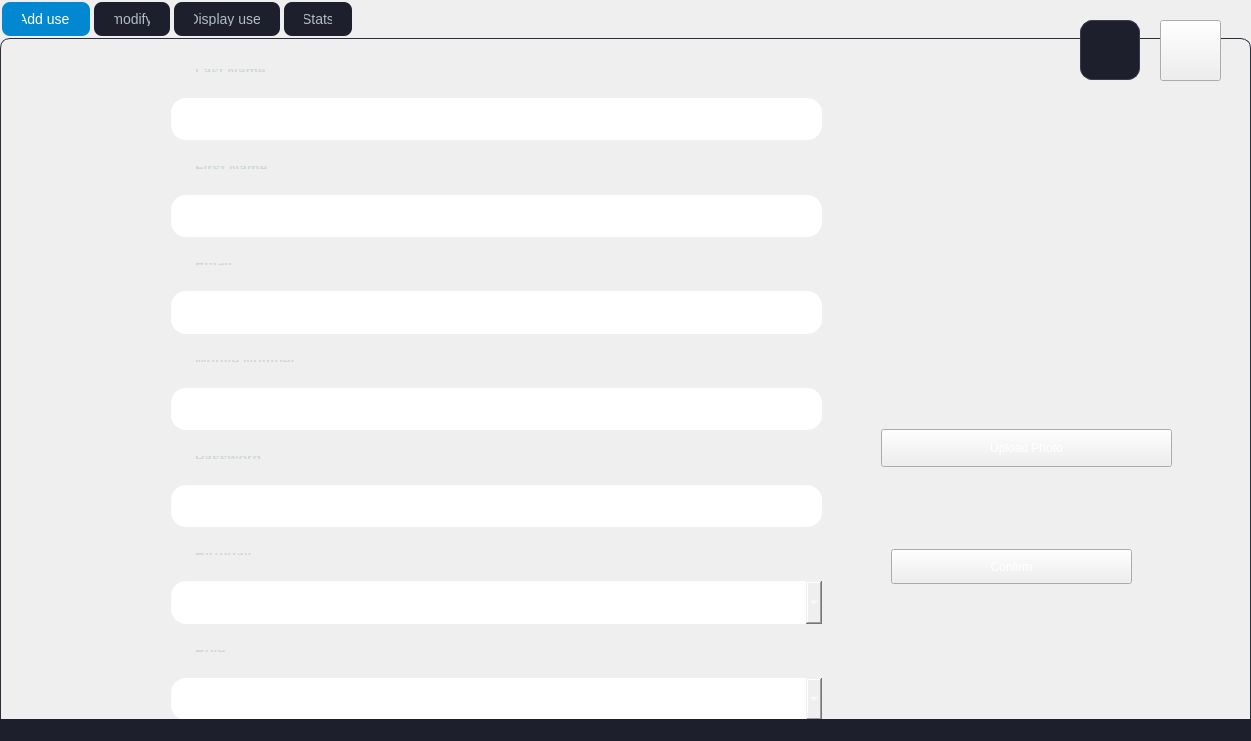
<?xml version="1.0" encoding="UTF-8"?>
<ui version="4.0">
 <class>MainWindow</class>
 <widget class="QMainWindow" name="MainWindow">
  <property name="geometry">
   <rect>
    <x>0</x>
    <y>0</y>
    <width>1251</width>
    <height>741</height>
   </rect>
  </property>
  <property name="windowTitle">
   <string>MainWindow</string>
  </property>
  <property name="styleSheet">
   <string notr="true">background: linear-gradient(135deg, #0F111A 0%, #1A1C2A 100%);
color: #FFFFFF;</string>
  </property>
  <widget class="QWidget" name="centralwidget">
   <widget class="QTabWidget" name="tabWidget">
    <property name="geometry">
     <rect>
      <x>0</x>
      <y>0</y>
      <width>1251</width>
      <height>741</height>
     </rect>
    </property>
    <property name="styleSheet">
     <string notr="true">QTabWidget::pane {
 background: linear-gradient(135deg, #0F111A 0%, #1A1C2A 100%);
 border: 1px solid #2A2D3A;
 border-radius: 10px;
}
QTabBar::tab {
 background: #1E1F2D;
 color: #B0BEC5;
 padding: 10px 20px;
 margin: 2px;
 border-radius: 8px;
 font-size: 14px;
}
QTabBar::tab:selected {
 background: #0288D1;
 color: #FFFFFF;
}
QTabBar::tab:hover {
 background: #2A2D3A;
}</string>
    </property>
    <property name="currentIndex">
     <number>0</number>
    </property>
    <widget class="QWidget" name="tab">
     <attribute name="title">
      <string>Add user</string>
     </attribute>
     <widget class="QWidget" name="widget" native="true">
      <property name="geometry">
       <rect>
        <x>170</x>
        <y>10</y>
        <width>651</width>
        <height>671</height>
       </rect>
      </property>
      <property name="styleSheet">
       <string notr="true">background: linear-gradient(145deg, #141821 0%, #1E1F2D 100%);
color: #FFFFFF;
font-family: 'Segoe UI', Arial, sans-serif;
font-size: 12px;
border-radius: 15px;
padding: 20px;
box-shadow: 0 4px 15px rgba(0, 0, 0, 0.3);</string>
      </property>
      <layout class="QGridLayout" name="gridLayout_3">
       <item row="0" column="0">
        <widget class="QLabel" name="label_3">
         <property name="styleSheet">
          <string notr="true">color: #CFD8DC;
font-size: 14px;
font-weight: 500;</string>
         </property>
         <property name="text">
          <string>Last Name</string>
         </property>
        </widget>
       </item>
       <item row="11" column="0">
        <widget class="QDateEdit" name="birthday">
         <property name="styleSheet">
          <string notr="true">background: #1E1F2D;
border: 1px solid #3A3D4A;
border-radius: 8px;
padding: 8px 12px;
font-size: 14px;
color: #FFFFFF;
}
QDateEdit::drop-down {
 width: 20px;
}
QDateEdit:focus {
 border-color: #0288D1;
 box-shadow: 0 0 5px rgba(2, 136, 209, 0.5);
}</string>
         </property>
         <property name="calendarPopup">
          <bool>true</bool>
         </property>
        </widget>
       </item>
       <item row="5" column="0">
        <widget class="QLineEdit" name="email">
         <property name="styleSheet">
          <string notr="true">background: #1E1F2D;
border: 1px solid #3A3D4A;
border-radius: 8px;
padding: 8px 12px;
font-size: 14px;
color: #FFFFFF;
transition: border-color 0.3s;
}
QLineEdit:focus {
 border-color: #0288D1;
 box-shadow: 0 0 5px rgba(2, 136, 209, 0.5);
}</string>
         </property>
        </widget>
       </item>
       <item row="1" column="0">
        <widget class="QLineEdit" name="nom">
         <property name="styleSheet">
          <string notr="true">background: #1E1F2D;
border: 1px solid #3A3D4A;
border-radius: 8px;
padding: 8px 12px;
font-size: 14px;
color: #FFFFFF;
transition: border-color 0.3s;
}
QLineEdit:focus {
 border-color: #0288D1;
 box-shadow: 0 0 5px rgba(2, 136, 209, 0.5);
}</string>
         </property>
        </widget>
       </item>
       <item row="4" column="0">
        <widget class="QLabel" name="label_5">
         <property name="styleSheet">
          <string notr="true">color: #CFD8DC;
font-size: 14px;
font-weight: 500;</string>
         </property>
         <property name="text">
          <string>Email</string>
         </property>
        </widget>
       </item>
       <item row="6" column="0">
        <widget class="QLabel" name="label_6">
         <property name="styleSheet">
          <string notr="true">color: #CFD8DC;
font-size: 14px;
font-weight: 500;</string>
         </property>
         <property name="text">
          <string>Mobile Number</string>
         </property>
        </widget>
       </item>
       <item row="3" column="0">
        <widget class="QLineEdit" name="prenom">
         <property name="styleSheet">
          <string notr="true">background: #1E1F2D;
border: 1px solid #3A3D4A;
border-radius: 8px;
padding: 8px 12px;
font-size: 14px;
color: #FFFFFF;
transition: border-color 0.3s;
}
QLineEdit:focus {
 border-color: #0288D1;
 box-shadow: 0 0 5px rgba(2, 136, 209, 0.5);
}</string>
         </property>
        </widget>
       </item>
       <item row="12" column="0">
        <widget class="QLabel" name="label_9">
         <property name="styleSheet">
          <string notr="true">color: #CFD8DC;
font-size: 14px;
font-weight: 500;</string>
         </property>
         <property name="text">
          <string>Role</string>
         </property>
        </widget>
       </item>
       <item row="8" column="0">
        <widget class="QLabel" name="label_7">
         <property name="styleSheet">
          <string notr="true">color: #CFD8DC;
font-size: 14px;
font-weight: 500;</string>
         </property>
         <property name="text">
          <string>Password</string>
         </property>
        </widget>
       </item>
       <item row="10" column="0">
        <widget class="QLabel" name="label_8">
         <property name="styleSheet">
          <string notr="true">color: #CFD8DC;
font-size: 14px;
font-weight: 500;</string>
         </property>
         <property name="text">
          <string>Birthday</string>
         </property>
        </widget>
       </item>
       <item row="2" column="0">
        <widget class="QLabel" name="label_4">
         <property name="styleSheet">
          <string notr="true">color: #CFD8DC;
font-size: 14px;
font-weight: 500;</string>
         </property>
         <property name="text">
          <string>First Name</string>
         </property>
        </widget>
       </item>
       <item row="9" column="0">
        <widget class="QLineEdit" name="password">
         <property name="styleSheet">
          <string notr="true">background: #1E1F2D;
border: 1px solid #3A3D4A;
border-radius: 8px;
padding: 8px 12px;
font-size: 14px;
color: #FFFFFF;
transition: border-color 0.3s;
}
QLineEdit:focus {
 border-color: #0288D1;
 box-shadow: 0 0 5px rgba(2, 136, 209, 0.5);
}</string>
         </property>
         <property name="echoMode">
          <enum>QLineEdit::EchoMode::Password</enum>
         </property>
        </widget>
       </item>
       <item row="7" column="0">
        <widget class="QLineEdit" name="number">
         <property name="styleSheet">
          <string notr="true">background: #1E1F2D;
border: 1px solid #3A3D4A;
border-radius: 8px;
padding: 8px 12px;
font-size: 14px;
color: #FFFFFF;
transition: border-color 0.3s;
}
QLineEdit:focus {
 border-color: #0288D1;
 box-shadow: 0 0 5px rgba(2, 136, 209, 0.5);
}</string>
         </property>
        </widget>
       </item>
       <item row="13" column="0">
        <widget class="QComboBox" name="Role">
         <property name="styleSheet">
          <string notr="true">background: #1E1F2D;
border: 1px solid #3A3D4A;
border-radius: 8px;
padding: 8px 12px;
font-size: 14px;
color: #FFFFFF;
}
QComboBox::drop-down {
 width: 20px;
}
QComboBox:focus {
 border-color: #0288D1;
 box-shadow: 0 0 5px rgba(2, 136, 209, 0.5);
}
QComboBox QAbstractItemView {
 background: #1E1F2D;
 color: #FFFFFF;
 selection-background-color: #0288D1;
}</string>
         </property>
         <item>
          <property name="text">
           <string>Admin</string>
          </property>
         </item>
         <item>
          <property name="text">
           <string>Employee</string>
          </property>
         </item>
         <item>
          <property name="text">
           <string>Coach</string>
          </property>
         </item>
        </widget>
       </item>
      </layout>
     </widget>
     <widget class="QPushButton" name="button1">
      <property name="geometry">
       <rect>
        <x>890</x>
        <y>510</y>
        <width>241</width>
        <height>35</height>
       </rect>
      </property>
      <property name="styleSheet">
       <string notr="true">background: linear-gradient(45deg, #0288D1 0%, #03A9F4 100%);
color: #FFFFFF;
font-size: 14px;
font-weight: 500;
border-radius: 8px;
padding: 10px 20px;
margin: 10px 15px;
transition: background 0.3s, transform 0.2s;
}
QPushButton:hover {
 background: linear-gradient(45deg, #03A9F4 0%, #4FC3F7 100%);
 transform: scale(1.05);
}
QPushButton:pressed {
 background: linear-gradient(45deg, #01579B 0%, #0288D1 100%);
 transform: scale(0.95);
}</string>
      </property>
      <property name="text">
       <string>Confirm</string>
      </property>
     </widget>
     <widget class="QPushButton" name="uploadPhotoButton">
      <property name="geometry">
       <rect>
        <x>880</x>
        <y>390</y>
        <width>291</width>
        <height>38</height>
       </rect>
      </property>
      <property name="styleSheet">
       <string notr="true">background: linear-gradient(45deg, #0288D1 0%, #03A9F4 100%);
color: #FFFFFF;
font-size: 14px;
font-weight: 500;
border-radius: 8px;
padding: 10px 20px;
margin: 10px 15px;
transition: background 0.3s, transform 0.2s;
}
QPushButton:hover {
 background: linear-gradient(45deg, #03A9F4 0%, #4FC3F7 100%);
 transform: scale(1.05);
}
QPushButton:pressed {
 background: linear-gradient(45deg, #01579B 0%, #0288D1 100%);
 transform: scale(0.95);
}</string>
      </property>
      <property name="text">
       <string>Upload Photo</string>
      </property>
     </widget>
    </widget>
    <widget class="QWidget" name="tab_2">
     <attribute name="title">
      <string>modify</string>
     </attribute>
     <widget class="QWidget" name="widget_2" native="true">
      <property name="geometry">
       <rect>
        <x>120</x>
        <y>0</y>
        <width>651</width>
        <height>661</height>
       </rect>
      </property>
      <property name="styleSheet">
       <string notr="true">background: linear-gradient(145deg, #141821 0%, #1E1F2D 100%);
color: #FFFFFF;
font-family: 'Segoe UI', Arial, sans-serif;
font-size: 12px;
border-radius: 15px;
padding: 20px;
box-shadow: 0 4px 15px rgba(0, 0, 0, 0.3);</string>
      </property>
      <layout class="QGridLayout" name="gridLayout_4">
       <item row="0" column="0">
        <widget class="QLabel" name="label_10">
         <property name="styleSheet">
          <string notr="true">color: #CFD8DC;
font-size: 14px;
font-weight: 500;</string>
         </property>
         <property name="text">
          <string>Last Name</string>
         </property>
        </widget>
       </item>
       <item row="1" column="0">
        <widget class="QLineEdit" name="lineEdit_3">
         <property name="styleSheet">
          <string notr="true">background: #1E1F2D;
border: 1px solid #3A3D4A;
border-radius: 8px;
padding: 8px 12px;
font-size: 14px;
color: #FFFFFF;
transition: border-color 0.3s;
}
QLineEdit:focus {
 border-color: #0288D1;
 box-shadow: 0 0 5px rgba(2, 136, 209, 0.5);
}</string>
         </property>
        </widget>
       </item>
       <item row="2" column="0">
        <widget class="QLabel" name="label_11">
         <property name="styleSheet">
          <string notr="true">color: #CFD8DC;
font-size: 14px;
font-weight: 500;</string>
         </property>
         <property name="text">
          <string>First Name</string>
         </property>
        </widget>
       </item>
       <item row="3" column="0">
        <widget class="QLineEdit" name="lineEdit_4">
         <property name="styleSheet">
          <string notr="true">background: #1E1F2D;
border: 1px solid #3A3D4A;
border-radius: 8px;
padding: 8px 12px;
font-size: 14px;
color: #FFFFFF;
transition: border-color 0.3s;
}
QLineEdit:focus {
 border-color: #0288D1;
 box-shadow: 0 0 5px rgba(2, 136, 209, 0.5);
}</string>
         </property>
        </widget>
       </item>
       <item row="4" column="0">
        <widget class="QLabel" name="label_12">
         <property name="styleSheet">
          <string notr="true">color: #CFD8DC;
font-size: 14px;
font-weight: 500;</string>
         </property>
         <property name="text">
          <string>Email</string>
         </property>
        </widget>
       </item>
       <item row="5" column="0">
        <widget class="QLineEdit" name="lineEdit_6">
         <property name="styleSheet">
          <string notr="true">background: #1E1F2D;
border: 1px solid #3A3D4A;
border-radius: 8px;
padding: 8px 12px;
font-size: 14px;
color: #FFFFFF;
transition: border-color 0.3s;
}
QLineEdit:focus {
 border-color: #0288D1;
 box-shadow: 0 0 5px rgba(2, 136, 209, 0.5);
}</string>
         </property>
        </widget>
       </item>
       <item row="6" column="0">
        <widget class="QLabel" name="label_13">
         <property name="styleSheet">
          <string notr="true">color: #CFD8DC;
font-size: 14px;
font-weight: 500;</string>
         </property>
         <property name="text">
          <string>Mobile Number</string>
         </property>
        </widget>
       </item>
       <item row="7" column="0">
        <widget class="QLineEdit" name="lineEdit_8">
         <property name="styleSheet">
          <string notr="true">background: #1E1F2D;
border: 1px solid #3A3D4A;
border-radius: 8px;
padding: 8px 12px;
font-size: 14px;
color: #FFFFFF;
transition: border-color 0.3s;
}
QLineEdit:focus {
 border-color: #0288D1;
 box-shadow: 0 0 5px rgba(2, 136, 209, 0.5);
}</string>
         </property>
        </widget>
       </item>
       <item row="8" column="0">
        <widget class="QLabel" name="label_14">
         <property name="styleSheet">
          <string notr="true">color: #CFD8DC;
font-size: 14px;
font-weight: 500;</string>
         </property>
         <property name="text">
          <string>Password</string>
         </property>
        </widget>
       </item>
       <item row="9" column="0">
        <widget class="QLineEdit" name="lineEdit_7">
         <property name="styleSheet">
          <string notr="true">background: #1E1F2D;
border: 1px solid #3A3D4A;
border-radius: 8px;
padding: 8px 12px;
font-size: 14px;
color: #FFFFFF;
transition: border-color 0.3s;
}
QLineEdit:focus {
 border-color: #0288D1;
 box-shadow: 0 0 5px rgba(2, 136, 209, 0.5);
}</string>
         </property>
         <property name="echoMode">
          <enum>QLineEdit::EchoMode::Password</enum>
         </property>
        </widget>
       </item>
       <item row="10" column="0">
        <widget class="QLabel" name="label_15">
         <property name="styleSheet">
          <string notr="true">color: #CFD8DC;
font-size: 14px;
font-weight: 500;</string>
         </property>
         <property name="text">
          <string>Birthday</string>
         </property>
        </widget>
       </item>
       <item row="11" column="0">
        <widget class="QDateEdit" name="dateEdit">
         <property name="styleSheet">
          <string notr="true">background: #1E1F2D;
border: 1px solid #3A3D4A;
border-radius: 8px;
padding: 8px 12px;
font-size: 14px;
color: #FFFFFF;
}
QDateEdit::drop-down {
 width: 20px;
}
QDateEdit:focus {
 border-color: #0288D1;
 box-shadow: 0 0 5px rgba(2, 136, 209, 0.5);
}</string>
         </property>
         <property name="calendarPopup">
          <bool>true</bool>
         </property>
        </widget>
       </item>
       <item row="12" column="0">
        <widget class="QLabel" name="label_16">
         <property name="styleSheet">
          <string notr="true">color: #CFD8DC;
font-size: 14px;
font-weight: 500;</string>
         </property>
         <property name="text">
          <string>Role</string>
         </property>
        </widget>
       </item>
       <item row="13" column="0">
        <widget class="QComboBox" name="comboBox_3">
         <property name="styleSheet">
          <string notr="true">background: #1E1F2D;
border: 1px solid #3A3D4A;
border-radius: 8px;
padding: 8px 12px;
font-size: 14px;
color: #FFFFFF;
}
QComboBox::drop-down {
 width: 20px;
}
QComboBox:focus {
 border-color: #0288D1;
 box-shadow: 0 0 5px rgba(2, 136, 209, 0.5);
}
QComboBox QAbstractItemView {
 background: #1E1F2D;
 color: #FFFFFF;
 selection-background-color: #0288D1;
}</string>
         </property>
         <item>
          <property name="text">
           <string>Admin</string>
          </property>
         </item>
         <item>
          <property name="text">
           <string>Coach</string>
          </property>
         </item>
         <item>
          <property name="text">
           <string>Employee</string>
          </property>
         </item>
        </widget>
       </item>
       <item row="15" column="0">
        <widget class="QPushButton" name="pushButton_2">
         <property name="styleSheet">
          <string notr="true">background: linear-gradient(45deg, #0288D1 0%, #03A9F4 100%);
color: #FFFFFF;
font-size: 14px;
font-weight: 500;
border-radius: 8px;
padding: 10px 20px;
margin: 10px 15px;
transition: background 0.3s, transform 0.2s;
}
QPushButton:hover {
 background: linear-gradient(45deg, #03A9F4 0%, #4FC3F7 100%);
 transform: scale(1.05);
}
QPushButton:pressed {
 background: linear-gradient(45deg, #01579B 0%, #0288D1 100%);
 transform: scale(0.95);
}</string>
         </property>
         <property name="text">
          <string>modify</string>
         </property>
        </widget>
       </item>
       <item row="16" column="0">
        <widget class="QPushButton" name="modifyUploadPhotoButton">
         <property name="styleSheet">
          <string notr="true">background: linear-gradient(45deg, #0288D1 0%, #03A9F4 100%);
color: #FFFFFF;
font-size: 14px;
font-weight: 500;
border-radius: 8px;
padding: 10px 20px;
margin: 10px 15px;
transition: background 0.3s, transform 0.2s;
}
QPushButton:hover {
 background: linear-gradient(45deg, #03A9F4 0%, #4FC3F7 100%);
 transform: scale(1.05);
}
QPushButton:pressed {
 background: linear-gradient(45deg, #01579B 0%, #0288D1 100%);
 transform: scale(0.95);
}</string>
         </property>
         <property name="text">
          <string>Upload Photo</string>
         </property>
        </widget>
       </item>
      </layout>
     </widget>
    </widget>
    <widget class="QWidget" name="tab_4">
     <attribute name="title">
      <string>Display user</string>
     </attribute>
     <widget class="QTableView" name="tableView_3">
      <property name="geometry">
       <rect>
        <x>100</x>
        <y>100</y>
        <width>701</width>
        <height>421</height>
       </rect>
      </property>
      <property name="styleSheet">
       <string notr="true">background: #1E1F2D;
border: 1px solid #3A3D4A;
border-radius: 10px;
color: #FFFFFF;
}
QTableView::item {
 padding: 8px;
}
QTableView::item:selected {
 background: #0288D1;
 color: #FFFFFF;
}
QHeaderView::section {
 background: #2A2D3A;
 color: #CFD8DC;
 padding: 8px;
 border: 1px solid #3A3D4A;
}</string>
      </property>
     </widget>
     <widget class="QLabel" name="photoLabel">
      <property name="geometry">
       <rect>
        <x>820</x>
        <y>100</y>
        <width>200</width>
        <height>200</height>
       </rect>
      </property>
      <property name="styleSheet">
       <string notr="true">background: #1E1F2D;
border: 1px solid #3A3D4A;
border-radius: 12px;
box-shadow: 0 4px 10px rgba(0, 0, 0, 0.2);</string>
      </property>
      <property name="text">
       <string/>
      </property>
      <property name="scaledContents">
       <bool>true</bool>
      </property>
     </widget>
     <widget class="QFrame" name="frame_5">
      <property name="geometry">
       <rect>
        <x>340</x>
        <y>30</y>
        <width>331</width>
        <height>61</height>
       </rect>
      </property>
      <property name="styleSheet">
       <string notr="true">background: linear-gradient(145deg, #1E1F2D 0%, #2A2D3A 100%);
border-radius: 10px;
box-shadow: 0 4px 10px rgba(0, 0, 0, 0.2);</string>
      </property>
      <property name="frameShape">
       <enum>QFrame::Shape::StyledPanel</enum>
      </property>
      <property name="frameShadow">
       <enum>QFrame::Shadow::Raised</enum>
      </property>
      <widget class="QLineEdit" name="lineEdit_10">
       <property name="geometry">
        <rect>
         <x>10</x>
         <y>10</y>
         <width>211</width>
         <height>41</height>
        </rect>
       </property>
       <property name="styleSheet">
        <string notr="true">background: #2A2D3A;
border: 1px solid #3A3D4A;
border-radius: 8px;
padding: 8px 12px;
font-size: 14px;
color: #FFFFFF;
transition: border-color 0.3s;
}
QLineEdit:focus {
 border-color: #0288D1;
 box-shadow: 0 0 5px rgba(2, 136, 209, 0.5);
}</string>
       </property>
      </widget>
      <widget class="QLabel" name="label_20">
       <property name="geometry">
        <rect>
         <x>300</x>
         <y>20</y>
         <width>18</width>
         <height>18</height>
        </rect>
       </property>
       <property name="styleSheet">
        <string notr="true">transition: transform 0.2s;
}
QLabel:hover {
 transform: scale(1.2);
}</string>
       </property>
       <property name="text">
        <string/>
       </property>
       <property name="pixmap">
        <pixmap>../../../../../Pictures/proj QT/trier.png</pixmap>
       </property>
       <property name="scaledContents">
        <bool>true</bool>
       </property>
      </widget>
      <widget class="QPushButton" name="searchButton">
       <property name="geometry">
        <rect>
         <x>240</x>
         <y>20</y>
         <width>80</width>
         <height>24</height>
        </rect>
       </property>
       <property name="styleSheet">
        <string notr="true">background: linear-gradient(45deg, #0288D1 0%, #03A9F4 100%);
color: #FFFFFF;
font-size: 14px;
font-weight: 500;
border-radius: 8px;
padding: 6px;
transition: background 0.3s, transform 0.2s;
}
QPushButton:hover {
 background: linear-gradient(45deg, #03A9F4 0%, #4FC3F7 100%);
 transform: scale(1.05);
}
QPushButton:pressed {
 background: linear-gradient(45deg, #01579B 0%, #0288D1 100%);
 transform: scale(0.95);
}</string>
       </property>
       <property name="text">
        <string>search</string>
       </property>
      </widget>
     </widget>
     <widget class="QPushButton" name="pushButton_3">
      <property name="geometry">
       <rect>
        <x>720</x>
        <y>540</y>
        <width>83</width>
        <height>29</height>
       </rect>
      </property>
      <property name="styleSheet">
       <string notr="true">background: linear-gradient(45deg, #D32F2F 0%, #F44336 100%);
color: #FFFFFF;
font-size: 14px;
font-weight: 500;
border-radius: 8px;
padding: 8px;
transition: background 0.3s, transform 0.2s;
}
QPushButton:hover {
 background: linear-gradient(45deg, #F44336 0%, #EF5350 100%);
 transform: scale(1.05);
}
QPushButton:pressed {
 background: linear-gradient(45deg, #B71C1C 0%, #D32F2F 100%);
 transform: scale(0.95);
}</string>
      </property>
      <property name="text">
       <string>Delete</string>
      </property>
     </widget>
     <widget class="QPushButton" name="pdfButton">
      <property name="geometry">
       <rect>
        <x>130</x>
        <y>40</y>
        <width>80</width>
        <height>24</height>
       </rect>
      </property>
      <property name="styleSheet">
       <string notr="true">background: linear-gradient(45deg, #7B1FA2 0%, #9C27B0 100%);
color: #FFFFFF;
font-size: 14px;
font-weight: 500;
border-radius: 8px;
padding: 6px;
transition: background 0.3s, transform 0.2s;
}
QPushButton:hover {
 background: linear-gradient(45deg, #9C27B0 0%, #AB47BC 100%);
 transform: scale(1.05);
}
QPushButton:pressed {
 background: linear-gradient(45deg, #4A148C 0%, #7B1FA2 100%);
 transform: scale(0.95);
}</string>
      </property>
      <property name="text">
       <string>pdf</string>
      </property>
     </widget>
     <widget class="QPushButton" name="statButton">
      <property name="geometry">
       <rect>
        <x>240</x>
        <y>40</y>
        <width>80</width>
        <height>24</height>
       </rect>
      </property>
      <property name="styleSheet">
       <string notr="true">background: linear-gradient(45deg, #FBC02D 0%, #FFCA28 100%);
color: #FFFFFF;
font-size: 14px;
font-weight: 500;
border-radius: 8px;
padding: 6px;
transition: background 0.3s, transform 0.2s;
}
QPushButton:hover {
 background: linear-gradient(45deg, #FFCA28 0%, #FFD54F 100%);
 transform: scale(1.05);
}
QPushButton:pressed {
 background: linear-gradient(45deg, #F57F17 0%, #FBC02D 100%);
 transform: scale(0.95);
}</string>
      </property>
      <property name="text">
       <string>stat</string>
      </property>
     </widget>
    </widget>
    <widget class="QWidget" name="tab_5">
     <attribute name="title">
      <string>Stats</string>
     </attribute>
     <widget class="QWidget" name="statsWidget" native="true">
      <property name="geometry">
       <rect>
        <x>0</x>
        <y>0</y>
        <width>1251</width>
        <height>741</height>
       </rect>
      </property>
      <property name="styleSheet">
       <string notr="true">background: linear-gradient(135deg, #0F111A 0%, #1A1C2A 100%);
border-radius: 10px;</string>
      </property>
     </widget>
    </widget>
   </widget>
   <widget class="QLabel" name="currentUserPhotoLabel">
    <property name="geometry">
     <rect>
      <x>1080</x>
      <y>20</y>
      <width>60</width>
      <height>60</height>
     </rect>
    </property>
    <property name="styleSheet">
     <string notr="true">background: #1E1F2D;
border: 1px solid #3A3D4A;
border-radius: 12px;
box-shadow: 0 4px 10px rgba(0, 0, 0, 0.2);</string>
    </property>
    <property name="text">
     <string/>
    </property>
    <property name="scaledContents">
     <bool>true</bool>
    </property>
   </widget>
   <widget class="QPushButton" name="pushButton">
    <property name="geometry">
     <rect>
      <x>1160</x>
      <y>20</y>
      <width>61</width>
      <height>61</height>
     </rect>
    </property>
    <property name="styleSheet">
     <string notr="true">background: linear-gradient(45deg, #0288D1 0%, #03A9F4 100%);
border-radius: 30px;
transition: background 0.3s, transform 0.2s;
}
QPushButton:hover {
 background: linear-gradient(45deg, #03A9F4 0%, #4FC3F7 100%);
 transform: scale(1.1);
}
QPushButton:pressed {
 background: linear-gradient(45deg, #01579B 0%, #0288D1 100%);
 transform: scale(0.9);
}</string>
    </property>
    <property name="text">
     <string/>
    </property>
    <property name="icon">
     <iconset>
      <normaloff>:/images/logout.png</normaloff>:/images/logout.png</iconset>
    </property>
    <property name="iconSize">
     <size>
      <width>40</width>
      <height>40</height>
     </size>
    </property>
   </widget>
  </widget>
  <widget class="QMenuBar" name="menubar">
   <property name="geometry">
    <rect>
     <x>0</x>
     <y>0</y>
     <width>1251</width>
     <height>24</height>
    </rect>
   </property>
   <property name="styleSheet">
    <string notr="true">background: #1E1F2D;
color: #FFFFFF;
}
QMenuBar::item {
 padding: 4px 10px;
}
QMenuBar::item:selected {
 background: #0288D1;
}</string>
   </property>
  </widget>
  <widget class="QStatusBar" name="statusbar">
   <property name="styleSheet">
    <string notr="true">background: #1E1F2D;
color: #CFD8DC;</string>
   </property>
  </widget>
 </widget>
 <resources/>
 <connections/>
</ui>
